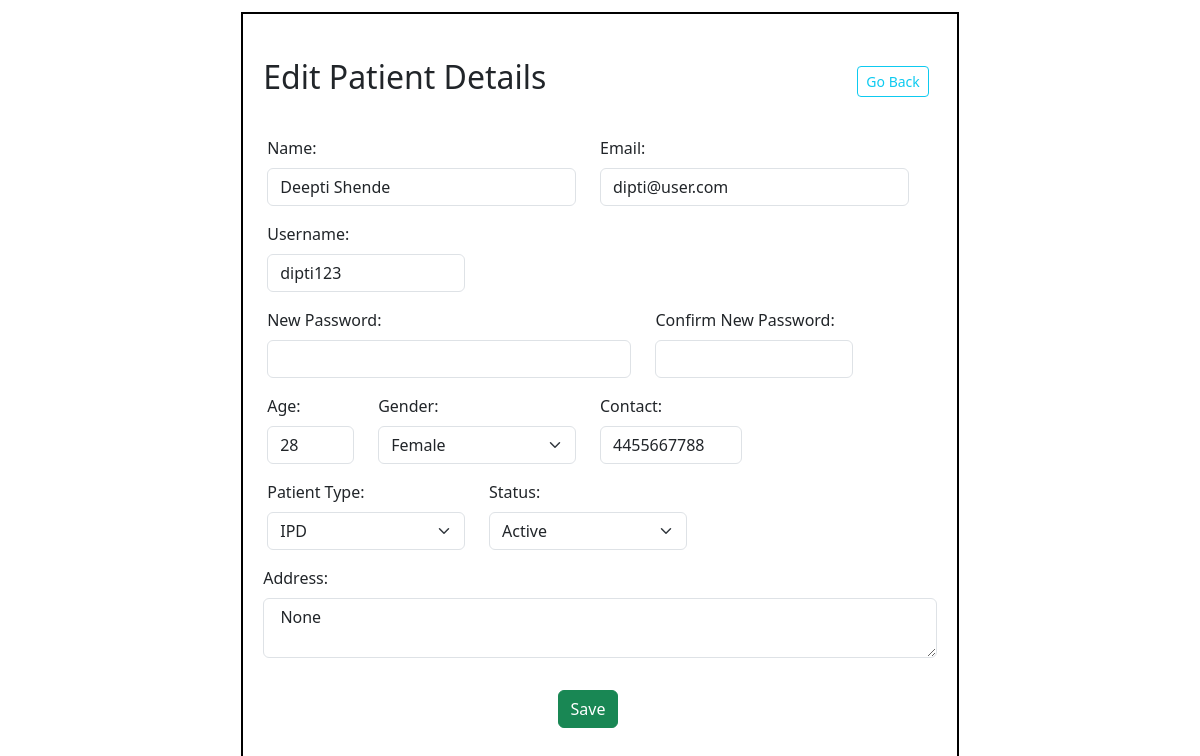
Before: /registered_patients/3 with the older database file.
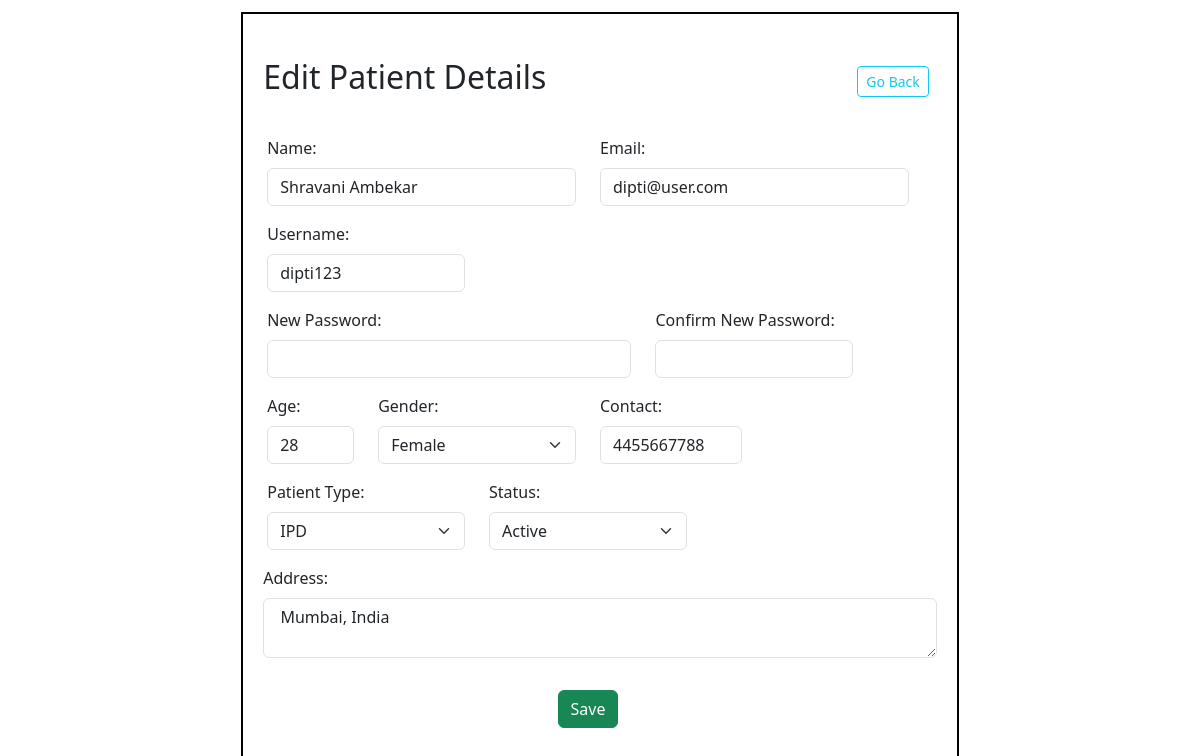
After: the same page with the newer database file.
### application/models.py (models this page shows)
class Patient(db.Model):
    __tablename__ = "Patient"
    patient_id = db.Column(db.Integer, primary_key=True)
    name = db.Column(db.String(), nullable=False)
    phone = db.Column(db.String())
    age = db.Column(db.Integer)
    gender = db.Column(db.String())
    email = db.Column(db.String(), unique=True)
    username = db.Column(db.String(), unique=True, nullable=False)
    password = db.Column(db.String(), nullable=False)
    address = db.Column(db.String())
    patient_type = db.Column(db.String(), default='OPD')  # OPD/IPD
    status = db.Column(db.String(), default='Active')
    consultant = db.Column(db.Integer, db.ForeignKey('Doctor.doctor_id'))  #foreignkey
    appointments = db.relationship('Appointment', backref='patient', lazy=True)  # relationship
    treatment = db.relationship('Treatment', backref='patient', lazy=True) #realtionship

### application/controllers.py (the view, shortened to what this page needs)
@app.route('/registered_patients/<int:pat_id>', methods=['GET','POST'])
def registered_patients(pat_id):
    patient = Patient.query.filter_by(patient_id=pat_id).first()
    return render_template('registered_patients.html', patient=patient)

### templates/registered_patients.html (shortened to what the changed rows need)
<!DOCTYPE html>
<html lang="en">
    <head>
        <link rel="stylesheet" href="/static/style.css">
        <link href="https://cdn.jsdelivr.net/npm/bootstrap@5.3.8/dist/css/bootstrap.min.css" rel="stylesheet"
>
    </head>
    <body>
        <div id="main">
            <div id="canvas"> <br>
                <div class="d-flex justify-content-between align-items-center">
                        <h2 class="headings">Edit Patient Details</h2>
                </div>
                <br> <br>
                <form  class="row g-3" action="/registered_patients/{{patient.patient_id}}" method="post">
                    <div class="row">
                        <div class="col-md-6">
                            <label for="inputname" class="form-label">Name:</label>
                            <input type="text" class="form-control" id="inputname" value="{{patient.name}}" name="name">
                        </div>
                        <div class="col-md-6">
                            <label for="inputEmail4" class="form-label">Email:</label>
                            <input type="email" class="form-control" id="inputEmail4" value="{{patient.email}}" readonly>
                        </div>
                    </div> <br>
                    <div class="row gy-2">
                        <div class="col-md-4">
                            <label for="user" class="form-label">Username:</label>
                            <input type="text" class="form-control" id="user" name="uname" value="{{patient.username}}" readonly>
                        </div>
                    </div> <br>
                     <br>
                    <div class="row gy-2">
                        <div class="col-2">
                            <label for="age" class="form-label">Age:</label>
                            <input type="text" class="form-control" id="age" value="{{patient.age}}" name="age">
                        </div>
                        <div class="col-4">
                            <label for="gen" class="form-label">Gender:</label>
                            <select id="gen" name="gender" class="form-select">
                            <option value="Female" {% if patient.gender == "Female" %}selected{% endif %}>Female</option>
                            </select>
                        </div>
                        <div class="col-3">
                            <label for="phone" class="form-label">Contact:</label>
                            <input type="text" class="form-control" id="phone" name="phone" value="{{patient.phone}}" pattern="\d{10}" minlength="10" maxlength="10" title="Phone number must be exactly 10 digits">
                        </div>
                    </div> <br>
                    <div class="row gy-2">
                        <div class="col-4">
                            <label for="type" class="form-label">Patient Type:</label>
                            <select id="type" name="type" class="form-select">
                            <option value="IPD" {% if patient.patient_type == "IPD" %}selected{% endif %}>IPD</option>
                            </select>
                        </div>
                        <div class="col-4">
                            <label for="sta" class="form-label">Status:</label>
                            <select id="sta" name="status" class="form-select">
                            <option value="Active" {% if patient.status == "Active" %}selected{% endif %}>Active</option>
                            </select>
                        </div>
                    </div> <br>
                    <div class="col-12">
                        <label for="inputAddress" class="form-label">Address:</label>
                        <textarea class="form-control" id="inputAddress" style="height: 60px;" name="address" > {{ patient.address }}</textarea>
                    </div>
                    <br>
                </form> <br>
            </div>
        </div>
    </body>
</html>

Changed rows visible on the page:
changed Patient "dipti@user.com": name "Deepti Shende" → "Shravani Ambekar"; address "None" → "Mumbai, India"
